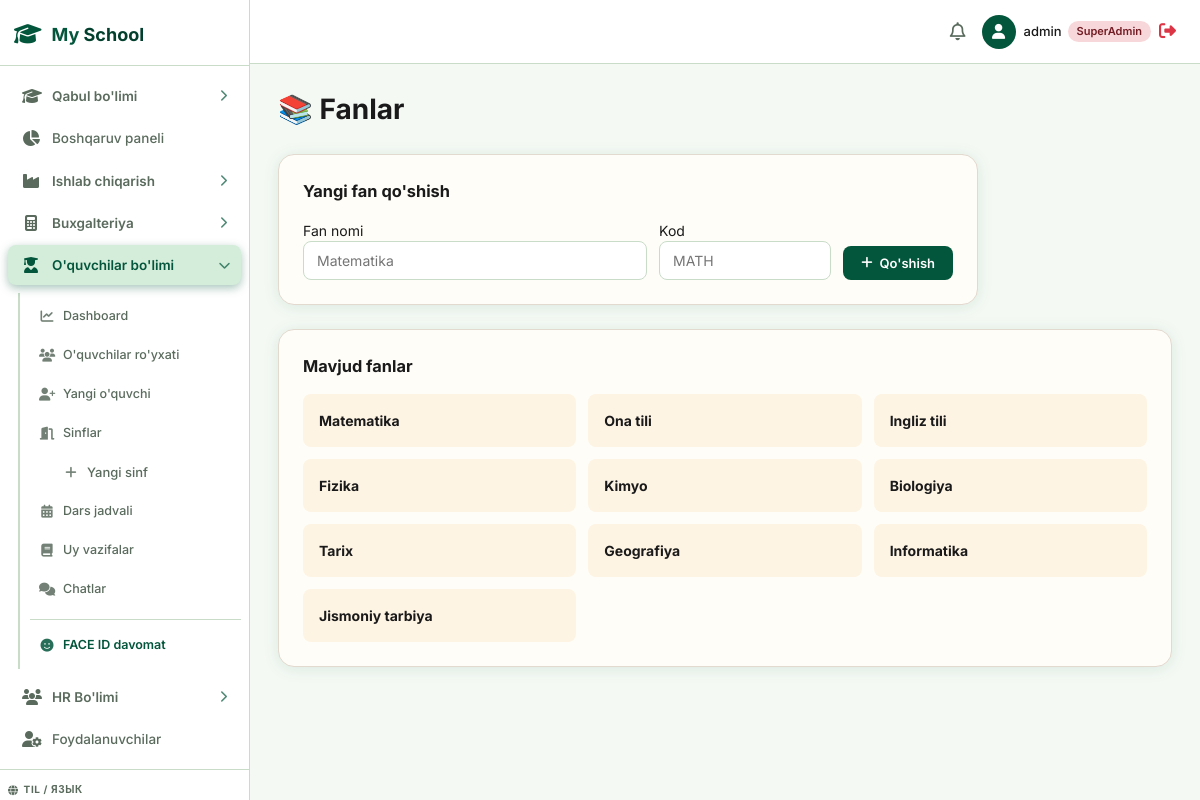
Screenshot of /students/subjects/ (signed in) with the database file from the repository.
### students/models.py (models this page shows, shortened)
class Subject(models.Model):
    name = models.CharField(max_length=100, unique=True)
    code = models.CharField(max_length=20, blank=True)

### students/views.py (the view)
# urls.py: path('subjects/', views.subject_list, name='students_subjects'),
@login_required
@students_required
def subject_list(request):
    if request.method == 'POST':
        name = request.POST.get('name', '').strip()
        code = request.POST.get('code', '').strip()
        Subject.objects.get_or_create(name=name, defaults={'code': code})
        messages.success(request, 'Fan qo\'shildi')
        return redirect('students_subjects')
    subjects = Subject.objects.all()
    context = {
        'subjects': subjects,
        'page_title': 'Fanlar',
    }
    return render(request, 'students/subject_list.html', context)

### students/views.py (called while the page is built)
def _is_students_staff(user):
    if user.is_superuser:
        return True
    return user.groups.filter(name__in=['students_agent', 'students_manager', 'enrollment_agent', 'enrollment_manager']).exists()

### templates/students/subject_list.html (shortened to what this page needs)
{% extends 'base.html' %}
{% block content %}
<h1 style="font-size:28px;margin-bottom:24px;">📚 Fanlar</h1>
<div class="card" style="max-width:700px;background:#fffdf7;border:1px solid #e2d9cf;border-radius:16px;padding:24px;margin-bottom:24px;">
  <h3 style="margin-bottom:16px;">Yangi fan qo'shish</h3>
  <form method="post" style="display:grid;grid-template-columns:2fr 1fr auto;gap:12px;align-items:end;">
    <div>
      <label>Fan nomi</label>
      <input type="text" name="name" class="form-control" placeholder="Matematika" required>
    </div>
    <div>
      <label>Kod</label>
      <input type="text" name="code" class="form-control" placeholder="MATH">
    </div>
    <button type="submit" class="btn btn-primary"><i class="fa-solid fa-plus"></i> Qo'shish</button>
  </form>
</div>
<div class="card" style="background:#fffdf7;border:1px solid #e2d9cf;border-radius:16px;padding:24px;">
  <h3 style="margin-bottom:16px;">Mavjud fanlar</h3>
  {% if subjects %}
  <div style="display:grid;grid-template-columns:repeat(3,1fr);gap:12px;">
    {% for s in subjects %}
    <div style="padding:16px;background:#fef4e4;border-radius:8px;">
      <strong>{{ s.name }}</strong>
    </div>
    {% endfor %}
  </div>
  {% else %}
  <p style="color:#888;">Fanlar yo'q.</p>
  {% endif %}
</div>
{% endblock %}

### templates/base.html (shortened to what this page needs)
{% load static %}
<!DOCTYPE html>
<html lang="uz">
<head>
    <link rel="stylesheet" href="https://cdnjs.cloudflare.com/ajax/libs/font-awesome/6.4.0/css/all.min.css">
    <link rel="stylesheet" href="{% static 'css/style.css' %}?v=5">
</head>
<body>
    <div class="app-container">
        <aside class="sidebar" id="appSidebar">
            <div class="sidebar-header">
                <div class="logo-icon"><i class="fa-solid fa-graduation-cap"></i></div>
                <h2>My <span class="highlight">School</span></h2>
            </div>
            <ul class="nav-links">
                {% if is_superadmin or is_enrollment or is_callcentre %}
                <li class="nav-group">
                    <div class="nav-group__head {% if '/enrollment/' in request.path %}active{% endif %}" onclick="toggleSubMenu(this)">
                        <span style="display:flex;align-items:center;gap:12px;">
                            <i class="fa-solid fa-graduation-cap icon-left"></i>
                            <span>Qabul bo'limi</span>
                        </span>
                        <i class="fa-solid fa-chevron-right arrow"></i>
                    </div>
                </li>
                {% endif %}
                {% if is_superadmin %}
                <li>
                    <a href="/" class="{% if request.path == '/' %}active{% endif %}">
                        <i class="fa-solid fa-chart-pie"></i>
                        <span>Boshqaruv paneli</span>
                    </a>
                </li>
                <li class="nav-group">
                    <div class="nav-group__head {% if '/production/' in request.path %}active{% endif %}" onclick="toggleSubMenu(this)">
                        <span style="display:flex;align-items:center;gap:12px;">
                            <i class="fa-solid fa-industry icon-left"></i>
                            <span>Ishlab chiqarish</span>
                        </span>
                        <i class="fa-solid fa-chevron-right arrow"></i>
                    </div>
                </li>
                <li class="nav-group">
                    <div class="nav-group__head {% if '/accounting/' in request.path %}active{% endif %}" onclick="toggleSubMenu(this)">
                        <span style="display:flex;align-items:center;gap:12px;">
                            <i class="fa-solid fa-calculator icon-left"></i>
                            <span>Buxgalteriya</span>
                        </span>
                        <i class="fa-solid fa-chevron-right arrow"></i>
                    </div>
                </li>
                <li class="nav-group">
                    <div class="nav-group__head {% if '/students/' in request.path %}active{% endif %}" onclick="toggleSubMenu(this)">
                        <span style="display:flex;align-items:center;gap:12px;">
                            <i class="fa-solid fa-user-graduate icon-left"></i>
                            <span>O'quvchilar bo'limi</span>
                        </span>
                        <i class="fa-solid fa-chevron-right arrow"></i>
                    </div>
                    <ul class="nav-sub {% if '/students/' in request.path %}open{% endif %}">
                        <li><a href="/students/" class="{% if request.path == '/students/' %}active{% endif %}"><i class="fa-solid fa-chart-line"></i><span>Dashboard</span></a></li>
                        <li><a href="/students/list/" class="{% if '/students/list' in request.path %}active{% endif %}"><i class="fa-solid fa-users"></i><span>O'quvchilar ro'yxati</span></a></li>
                        <li><a href="/students/new/" class="{% if '/students/create' in request.path %}active{% endif %}"><i class="fa-solid fa-user-plus"></i><span>Yangi o'quvchi</span></a></li>
                        <li><a href="/students/classrooms/" class="{% if '/students/classrooms' in request.path %}active{% endif %}"><i class="fa-solid fa-door-open"></i><span>Sinflar</span></a></li>
                        <li><a href="/students/classrooms/new/" class="" style="padding-left:32px;font-size:13px;"><i class="fa-solid fa-plus"></i><span>Yangi sinf</span></a></li>
                        <li><a href="/students/schedule/" class="{% if '/students/schedule' in request.path %}active{% endif %}"><i class="fa-solid fa-calendar-days"></i><span>Dars jadvali</span></a></li>
                        <li><a href="/students/homework/" class="{% if '/students/homework/list' in request.path %}active{% endif %}"><i class="fa-solid fa-book"></i><span>Uy vazifalar</span></a></li>
                        <li><a href="/students/chat/" class="{% if '/students/chat/list' in request.path %}active{% endif %}"><i class="fa-solid fa-comments"></i><span>Chatlar</span></a></li>
                        <li style="margin-top:8px;padding-top:8px;border-top:1px solid var(--border);">
                            <a href="/faceid/students/" class="{% if '/faceid/students' in request.path %}active{% endif %}" style="color:var(--primary);font-weight:600;">
                                <i class="fa-solid fa-face-smile" style="color:var(--primary);"></i><span>FACE ID davomat</span>
                            </a>
                        </li>
                    </ul>
                </li>
                <li class="nav-group">
                    <div class="nav-group__head {% if '/hr/' in request.path %}active{% endif %}" onclick="toggleSubMenu(this)">
                        <span style="display:flex;align-items:center;gap:12px;">
                            <i class="fa-solid fa-users icon-left"></i>
                            <span>HR Bo'limi</span>
                        </span>
                        <i class="fa-solid fa-chevron-right arrow"></i>
                    </div>
                </li>
                <li>
                    <a href="/admin-users/" class="{% if '/admin-users/' in request.path %}active{% endif %}">
                        <i class="fa-solid fa-user-gear"></i>
                        <span>Foydalanuvchilar</span>
                    </a>
                </li>
                {% endif %}
            </ul>
            <div class="sidebar-footer">
                <div class="lang-label"><i class="fa-solid fa-globe"></i> <span>Til / Язык</span></div>
            </div>
        </aside>
        <main class="main-content">
            <header class="topbar">
                <div class="topbar-actions">
                    <button class="icon-btn"><i class="fa-regular fa-bell"></i></button>
                    <div class="user-profile">
                        <div class="avatar"><i class="fa-solid fa-user"></i></div>
                        <span class="user-name">
                            {{ request.user.username }}
                            {% if is_superadmin %}<span class="badge badge-danger" style="font-size:11px;">SuperAdmin</span>
                            {% elif user_branch %}<span class="badge badge-info" style="font-size:11px;">{{ user_branch.name }}</span>
                            {% elif request.user.groups.all.0 %}<span class="badge badge-warning" style="font-size:11px;">{{ request.user.groups.all.0.name }}</span>
                            {% endif %}
                        </span>
                        <a href="/logout/" style="color:#dc3545;font-size:17px;" title="Chiqish">
                            <i class="fa-solid fa-right-from-bracket"></i>
                        </a>
                    </div>
                </div>
            </header>
            <div class="content-wrapper">
                {% block content %}{% endblock %}
            </div>
        </main>
    </div>
</body>
</html>

### templates/base.html (style rules this page uses)
body { top: 0 !important; }

### rows the page displays
Subject: name "Matematika"
Subject: name "Ona tili"
Subject: name "Ingliz tili"
Subject: name "Fizika"
Subject: name "Kimyo"
Subject: name "Biologiya"
Subject: name "Tarix"
Subject: name "Geografiya"
Subject: name "Informatika"
Subject: name "Jismoniy tarbiya"

### other values shown
{{ request.user.username }} "admin"
